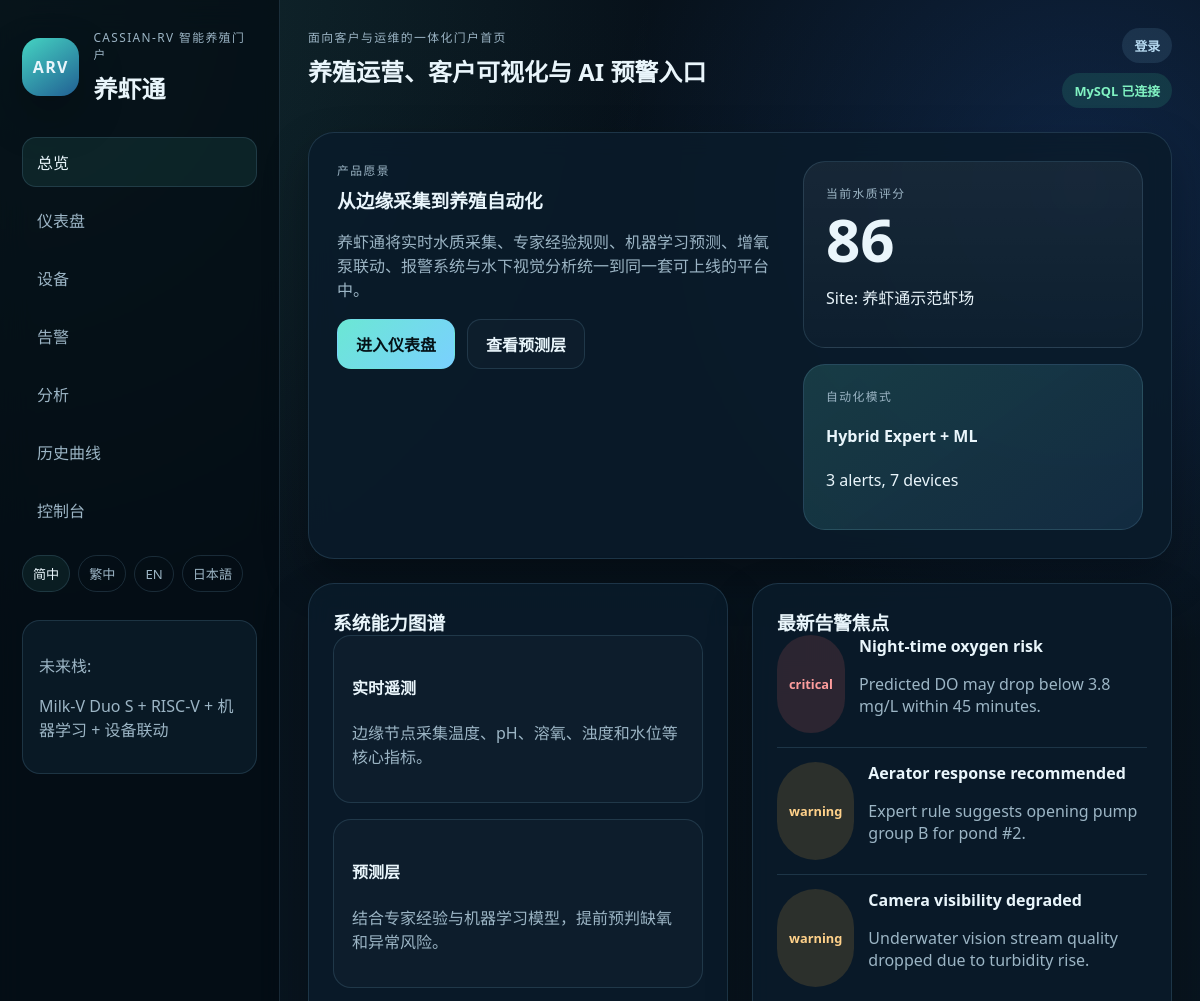
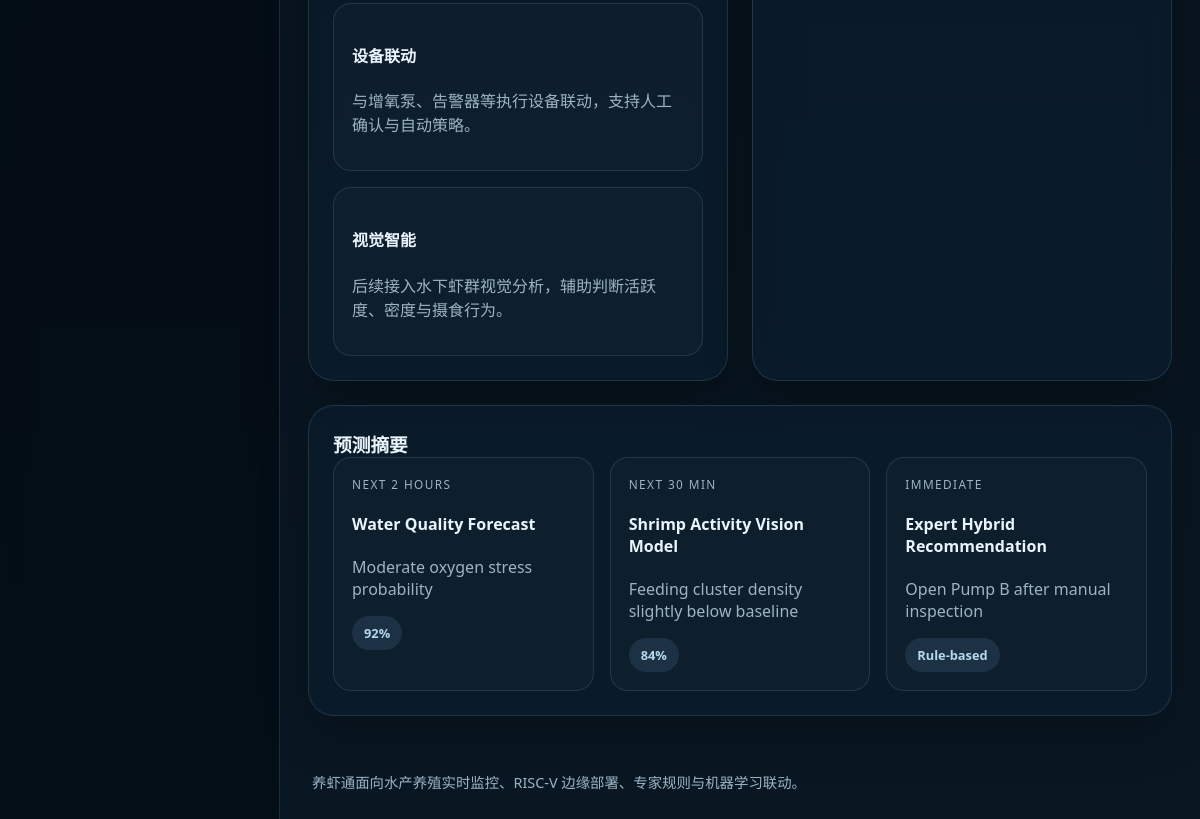
The page / on the database its author committed (2 pictures, top to bottom).
### tables this page shows
CREATE TABLE IF NOT EXISTS alerts (
	id INT AUTO_INCREMENT PRIMARY KEY,
	severity VARCHAR(32) NOT NULL,
	title VARCHAR(120) NOT NULL,
	message TEXT NOT NULL,
	alert_time VARCHAR(16) NOT NULL,
	created_at TIMESTAMP DEFAULT CURRENT_TIMESTAMP
);

CREATE TABLE IF NOT EXISTS predictions (
	id INT AUTO_INCREMENT PRIMARY KEY,
	model_name VARCHAR(120) NOT NULL,
	forecast_window VARCHAR(64) NOT NULL,
	prediction_result VARCHAR(255) NOT NULL,
	confidence VARCHAR(64) NOT NULL,
	created_at TIMESTAMP DEFAULT CURRENT_TIMESTAMP
);

### app/lib/i18n.php (called while the page is built, shortened)
<?php
function current_locale()
{
	return isset($_SESSION['locale']) ? $_SESSION['locale'] : 'zh-CN';
}
function supported_locales()
{
	return [
		'zh-CN' => '简中',
		'zh-TW' => '繁中',
		'en' => 'EN',
		'ja' => '日本語',
	];
}
function t($key)
{
	$locale = current_locale();
	$catalog = translation_catalog();
	if (isset($catalog[$locale][$key]))
		return $catalog[$locale][$key];
	return $key;
}
function translation_catalog()
{
	return include __DIR__ . '/../translations.php';
}

### app/lib/helpers.php (called while the page is built, shortened)
<?php
function asset_url($path)
{
	return 'assets/' . ltrim($path, '/');
}
function nav_is_active($current_page, $target_page)
{
	return $current_page === $target_page ? 'is-active' : '';
}
function h($value)
{
	return htmlspecialchars((string) $value, ENT_QUOTES, 'UTF-8');
}
function format_status_class($status)
{
	$status = strtolower((string) $status);
	if ($status === 'critical' || $status === 'offline')
		return 'status-critical';
	if ($status === 'warning' || $status === 'maintenance')
		return 'status-warning';
	return 'status-neutral';
}
function current_url_path()
{
	$script = isset($_SERVER['PHP_SELF']) ? basename((string) $_SERVER['PHP_SELF']) : 'index.php';
	return $script;
}
function locale_switch_url($locale)
{
	$query = $_GET;
	$query['lang'] = $locale;
	return current_url_path() . '?' . http_build_query($query);
}
function url_with_locale($path, array $extra = [])
{
	$params = array_merge(['lang' => current_locale()], $extra);
	return $path . '?' . http_build_query($params);
}

### app/lib/auth.php (called while the page is built, shortened)
<?php
function current_user()
{
	return isset($_SESSION['auth_user']) ? $_SESSION['auth_user'] : null;
}

### app/lib/db.php (called while the page is built)
<?php
function get_pdo(array $config)
{
	static $pdo = null;
	if ($pdo !== null) {
		return $pdo;
	}
	$dsn = sprintf(
		'mysql:host=%s;port=%d;dbname=%s;charset=%s',
		$config['db']['host'],
		$config['db']['port'],
		$config['db']['database'],
		$config['db']['charset']
	);
	if (isset($config['db']['unix_socket']) && $config['db']['unix_socket'] !== '') {
		$dsn = sprintf(
			'mysql:unix_socket=%s;dbname=%s;charset=%s',
			$config['db']['unix_socket'],
			$config['db']['database'],
			$config['db']['charset']
		);
	}
	try {
		$pdo = new PDO(
			$dsn,
			$config['db']['username'],
			$config['db']['password'],
			[
				PDO::ATTR_ERRMODE => PDO::ERRMODE_EXCEPTION,
				PDO::ATTR_DEFAULT_FETCH_MODE => PDO::FETCH_ASSOC,
			]
		);
	} catch (Throwable $exception) {
		$pdo = false;
	}
	return $pdo;
}
function database_is_available(array $config)
{
	return get_pdo($config) !== false;
}

### app/lib/repositories.php (called while the page is built, shortened)
<?php
function fetch_latest_sample(array $config)
{
	$pdo = get_pdo($config);
	try {
		$row = $pdo->query(
			"SELECT sampled_at, temperature, ph, do_value, turbidity, water_level, alert_text
			 FROM telemetry_samples
			 ORDER BY sampled_at DESC
			 LIMIT 1"
		)->fetch();
	} catch (Throwable $exception) {
		$row = null;
	}
	return $row ?: null;
}
function fetch_recent_telemetry(array $config, $limit = 24)
{
	$pdo = get_pdo($config);
	$statement = $pdo->prepare(
		"SELECT sampled_at, temperature, ph, do_value, turbidity, water_level, alert_text
		 FROM telemetry_samples
		 ORDER BY sampled_at DESC
		 LIMIT :limit_value"
	);
	$statement->bindValue(':limit_value', (int) $limit, PDO::PARAM_INT);
	try {
		$statement->execute();
		$rows = $statement->fetchAll();
	} catch (Throwable $exception) {
		return [];
	}
	return $rows ?: [];
}
function fetch_overview(array $config)
{
	$sample = fetch_latest_sample($config);
	$devices = fetch_devices($config);
	if ($sample === null)
		return sample_overview_data();
	return [
		'site_name' => '养虾通示范虾场',
		'farm_mode' => 'Hybrid Expert + ML',
		'water_quality_score' => sample_quality_score($sample),
		'active_alerts' => count(build_alert_rows_from_sample_rows(fetch_recent_telemetry($config, 8))),
		'online_devices' => count($devices),
		'prediction_confidence' => 92,
		'last_sync' => $sample['sampled_at'],
	];
}
function fetch_alerts(array $config)
{
	$pdo = get_pdo($config);
	try {
		$rows = $pdo->query(
			"SELECT severity, title, message, alert_time AS time
			 FROM alerts
			 ORDER BY created_at DESC
			 LIMIT 8"
		)->fetchAll();
	} catch (Throwable $exception) {
		return sample_alerts_data();
	}
	return $rows ?: sample_alerts_data();
}
function fetch_devices(array $config)
{
	$pdo = get_pdo($config);
	try {
		$rows = $pdo->query(
			"SELECT device_name AS name, device_type AS type, device_status AS status, location, last_seen
			 FROM devices
			 ORDER BY device_name ASC"
		)->fetchAll();
	} catch (Throwable $exception) {
		return sample_devices_data();
	}
	return $rows ?: sample_devices_data();
}
function fetch_predictions(array $config)
{
	$pdo = get_pdo($config);
	try {
		$rows = $pdo->query(
			"SELECT model_name AS model, forecast_window AS window, prediction_result AS result, confidence
			 FROM predictions
			 ORDER BY created_at DESC
			 LIMIT 6"
		)->fetchAll();
	} catch (Throwable $exception) {
		return sample_predictions_data();
	}
	return $rows ?: sample_predictions_data();
}

### app/data/sample_data.php (called while the page is built, shortened)
<?php
function sample_overview_data()
{
	return [
		'site_name' => '养虾通示范虾场',
		'farm_mode' => 'Hybrid Expert + ML',
		'water_quality_score' => 86,
		'active_alerts' => 3,
		'online_devices' => 7,
		'prediction_confidence' => 92,
		'last_sync' => '2026-04-11 09:18:24',
	];
}

### public/index.php (the view, shortened to what this page needs)
<?php
require_once __DIR__ . '/../app/bootstrap.php';
$current_page = 'home';
$page_heading = t('overview_title');
$page_tagline = t('overview_tagline');
$overview = fetch_overview($config);
$alerts = fetch_alerts($config);
$predictions = fetch_predictions($config);
require __DIR__ . '/partials/header.php';
?>
<section class="hero-panel">
	<div class="hero-copy">
		<p class="eyebrow"><?= h(t('production_vision')); ?></p>
		<h3><?= h(t('vision_heading')); ?></h3>
		<p><?= h(t('vision_body')); ?></p>
		<div class="hero-actions">
			<a class="button-primary" href="<?= h(url_with_locale('dashboard.php')); ?>"><?= h(t('open_dashboard')); ?></a>
			<a class="button-secondary" href="<?= h(url_with_locale('analytics.php')); ?>"><?= h(t('view_prediction_layer')); ?></a>
		</div>
	</div>
	<div class="hero-card-stack">
		<div class="glass-card">
			<p class="eyebrow"><?= h(t('current_water_quality_score')); ?></p>
			<div class="big-number"><?= h($overview['water_quality_score']); ?></div>
			<p>Site: <?= h($overview['site_name']); ?></p>
		</div>
		<div class="glass-card accent-card">
			<p class="eyebrow"><?= h(t('automation_mode')); ?></p>
			<h4><?= h($overview['farm_mode']); ?></h4>
			<p><?= h($overview['active_alerts']); ?> alerts, <?= h($overview['online_devices']); ?> devices</p>
		</div>
	</div>
</section>
<section class="grid-two">
	<div class="content-card">
		<h3><?= h(t('system_capability_map')); ?></h3>
		<div class="feature-grid">
			<div class="feature-box">
				<h4><?= h(t('telemetry')); ?></h4>
				<p><?= h(t('telemetry_desc')); ?></p>
			</div>
			<div class="feature-box">
				<h4><?= h(t('prediction')); ?></h4>
				<p><?= h(t('prediction_desc')); ?></p>
			</div>
			<div class="feature-box">
				<h4><?= h(t('actuation')); ?></h4>
				<p><?= h(t('actuation_desc')); ?></p>
			</div>
			<div class="feature-box">
				<h4><?= h(t('visual_intelligence')); ?></h4>
				<p><?= h(t('visual_desc')); ?></p>
			</div>
		</div>
	</div>
	<div class="content-card">
		<h3><?= h(t('latest_alert_focus')); ?></h3>
		<?php foreach ($alerts as $alert): ?>
			<div class="alert-row">
				<span class="pill <?= h(format_status_class($alert['severity'])); ?>"><?= h($alert['severity']); ?></span>
				<div>
					<strong><?= h($alert['title']); ?></strong>
					<p><?= h($alert['message']); ?></p>
				</div>
			</div>
		<?php endforeach; ?>
	</div>
</section>
<section class="content-card">
	<h3><?= h(t('prediction_snapshot')); ?></h3>
	<div class="prediction-grid">
		<?php foreach ($predictions as $prediction): ?>
			<div class="prediction-card">
				<p class="eyebrow"><?= h($prediction['window']); ?></p>
				<h4><?= h($prediction['model']); ?></h4>
				<p><?= h($prediction['result']); ?></p>
				<span class="pill status-neutral"><?= h($prediction['confidence']); ?></span>
			</div>
		<?php endforeach; ?>
	</div>
</section>
<?php require __DIR__ . '/partials/footer.php'; ?>

### public/partials/header.php (shortened to what this page needs)
<?php
$user = current_user();
?>
<!DOCTYPE html>
<html lang="<?= h(current_locale()); ?>">
<head>
	<link rel="stylesheet" href="<?= h(asset_url('css/styles.css')); ?>">
</head>
<body>
	<div class="site-shell">
		<aside class="sidebar">
			<div class="brand-block">
				<div class="brand-mark">ARV</div>
				<div>
					<p class="eyebrow"><?= h(t('brand_subtitle')); ?></p>
					<h1><?= h(t('brand_name')); ?></h1>
				</div>
			</div>
			<nav class="sidebar-nav">
				<a class="<?= h(nav_is_active($current_page, 'home')); ?>" href="<?= h(url_with_locale('index.php')); ?>"><?= h(t('nav_overview')); ?></a>
				<a class="<?= h(nav_is_active($current_page, 'dashboard')); ?>" href="<?= h(url_with_locale('dashboard.php')); ?>"><?= h(t('nav_dashboard')); ?></a>
				<a class="<?= h(nav_is_active($current_page, 'devices')); ?>" href="<?= h(url_with_locale('devices.php')); ?>"><?= h(t('nav_devices')); ?></a>
				<a class="<?= h(nav_is_active($current_page, 'alerts')); ?>" href="<?= h(url_with_locale('alerts.php')); ?>"><?= h(t('nav_alerts')); ?></a>
				<a class="<?= h(nav_is_active($current_page, 'analytics')); ?>" href="<?= h(url_with_locale('analytics.php')); ?>"><?= h(t('nav_analytics')); ?></a>
				<a class="<?= h(nav_is_active($current_page, 'history')); ?>" href="<?= h(url_with_locale('history.php')); ?>"><?= h(t('nav_history')); ?></a>
				<a class="<?= h(nav_is_active($current_page, 'control')); ?>" href="<?= h(url_with_locale('control.php')); ?>"><?= h(t('nav_control')); ?></a>
			</nav>
			<div class="language-switcher">
				<?php foreach (supported_locales() as $locale_code => $locale_label): ?>
					<a class="locale-chip <?= current_locale() === $locale_code ? 'is-active' : ''; ?>" href="<?= h(locale_switch_url($locale_code)); ?>"><?= h($locale_label); ?></a>
				<?php endforeach; ?>
			</div>
			<div class="sidebar-note">
				<p><?= h(t('future_stack')); ?>:</p>
				<p><?= h(t('stack_note')); ?></p>
			</div>
		</aside>
		<main class="main-panel">
			<header class="topbar">
				<div>
					<p class="eyebrow"><?= h($page_tagline); ?></p>
					<h2><?= h($page_heading); ?></h2>
				</div>
				<div class="topbar-meta topbar-meta-stack">
					<?php if ($user !== null): ?>
						<div class="user-chip">
							<span><?= h($user['display_name']); ?></span>
							<a href="<?= h(url_with_locale('logout.php')); ?>"><?= h(t('nav_logout')); ?></a>
						</div>
					<?php else: ?>
						<a class="pill status-neutral" href="<?= h(url_with_locale('login.php')); ?>"><?= h(t('nav_login')); ?></a>
					<?php endif; ?>
					<span class="pill <?= database_is_available($config) ? 'status-healthy' : 'status-warning'; ?>">
						<?= database_is_available($config) ? h(t('db_connected')) : h(t('sample_mode')); ?>
					</span>
				</div>
			</header>

### public/partials/footer.php
			<footer class="footer">
				<p><?= h(t('footer_text')); ?></p>
			</footer>
		</main>
	</div>
</body>
</html>

### rows shown on the page
alerts: severity "critical", title "Night-time oxygen risk", message "Predicted DO may drop below 3.8 mg/L within 45 minutes."
alerts: severity "warning", title "Aerator response recommended", message "Expert rule suggests opening pump group B for pond #2."
alerts: severity "warning", title "Camera visibility degraded", message "Underwater vision stream quality dropped due to turbidity rise."
predictions: forecast_window "NEXT 2 HOURS", model_name "Water Quality Forecast", prediction_result "Moderate oxygen stress probability", confidence "92%"
predictions: forecast_window "NEXT 30 MIN", model_name "Shrimp Activity Vision Model", prediction_result "Feeding cluster density slightly below baseline", confidence "84%"
predictions: forecast_window "IMMEDIATE", model_name "Expert Hybrid Recommendation", prediction_result "Open Pump B after manual inspection", confidence "Rule-based"

### other values the page prints
t('brand_subtitle') "CASSIAN-RV 智能养殖门户"
t('brand_name') "养虾通"
t('nav_overview') "总览"
t('nav_dashboard') "仪表盘"
t('nav_devices') "设备"
t('nav_alerts') "告警"
t('nav_analytics') "分析"
t('nav_history') "历史曲线"
t('nav_control') "控制台"
$locale_label "简中"
$locale_label "繁中"
$locale_label "EN"
$locale_label "日本語"
t('future_stack') "未来栈"
t('stack_note') "Milk-V Duo S + RISC-V + 机器学习 + 设备联动"
